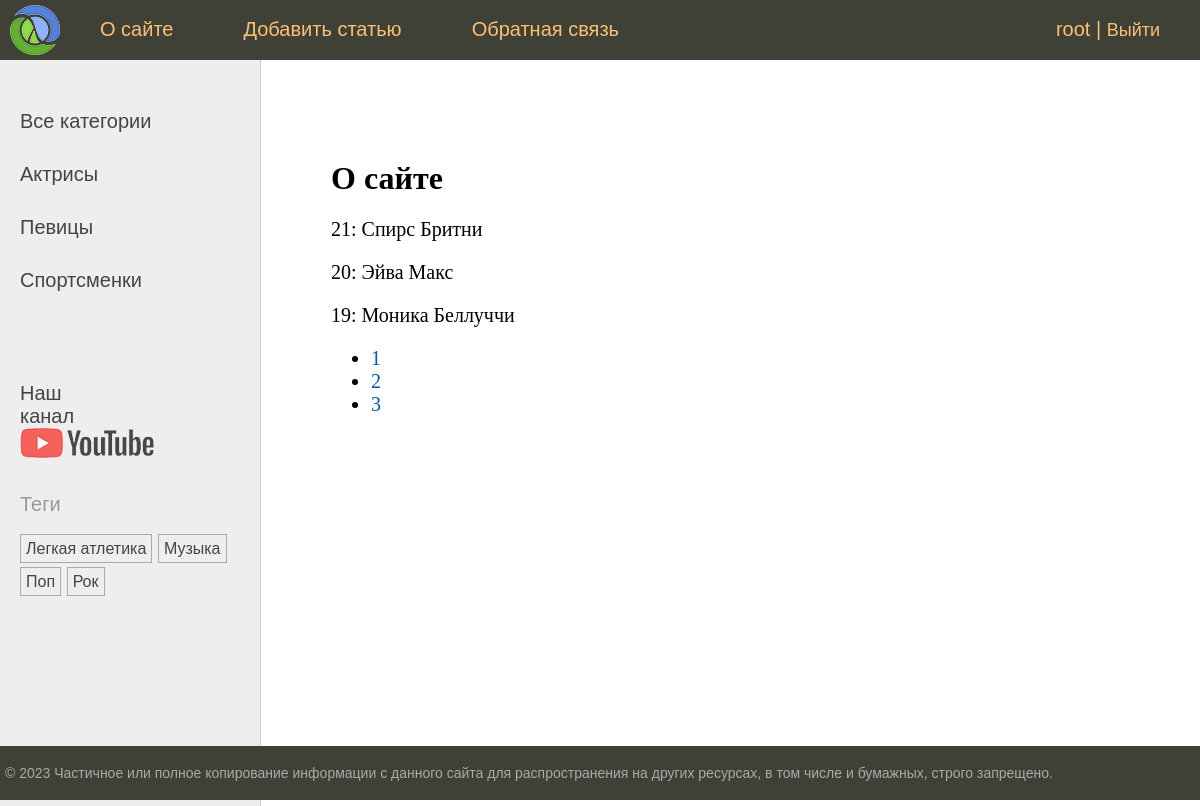
The app's page /about/ (signed in), older data.
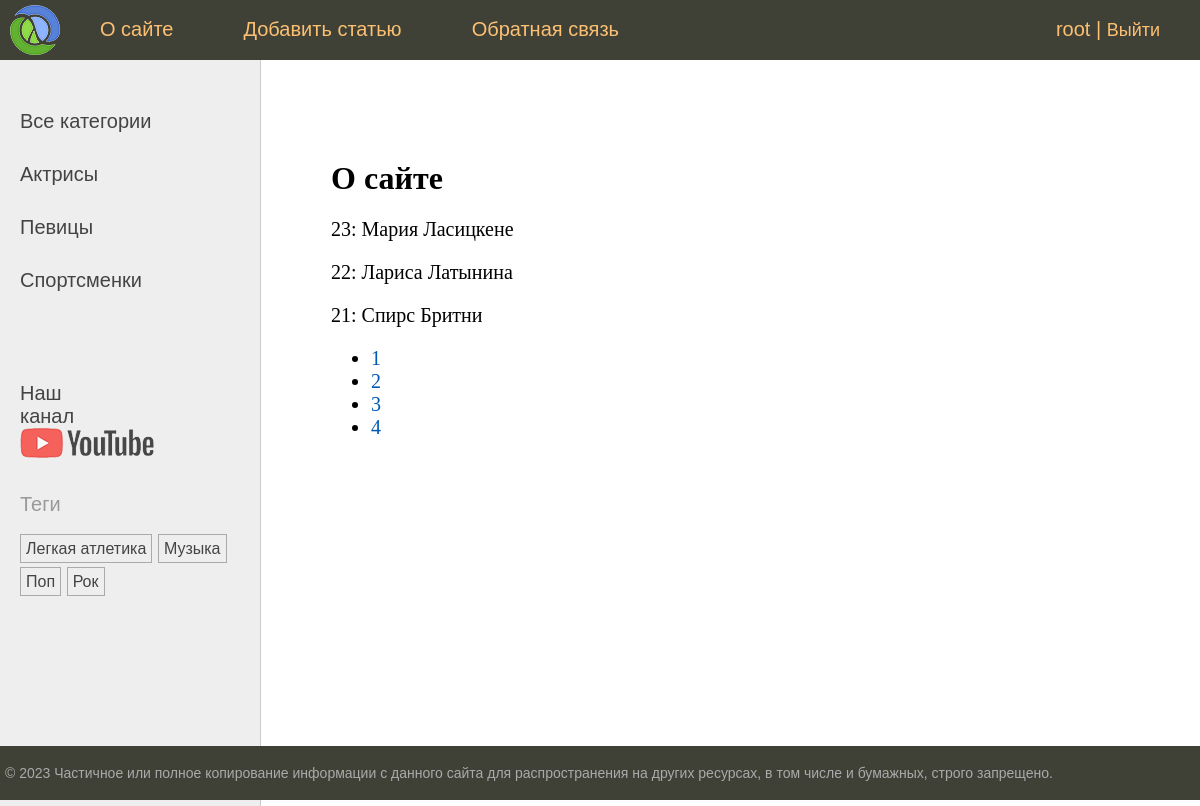
The same page, newer data.
### women/models.py (models this page shows, shortened)
class Category(models.Model):
    name = models.CharField(
        max_length=100,
        db_index=True,
        verbose_name='Категория'
    )
    slug = models.SlugField(
        max_length=255,
        unique=True,
        db_index=True,
        verbose_name='Slug'
    )
    class Meta:
        verbose_name = 'Категория'
        verbose_name_plural = 'Категории'
    def get_absolute_url(self):
        return reverse("category", kwargs={"cat_slug": self.slug})

class TagPost(models.Model):
    tag = models.CharField(
        max_length=100,
        db_index=True
    )
    slug = models.SlugField(
        max_length=255,
        unique=True,
        db_index=True
    )
    def get_absolute_url(self):
        return reverse('tag', kwargs={'tag_slug': self.slug})

class Women(models.Model):
    class Status(models.IntegerChoices):
        DRAFT = (0, 'Черновик',)
        PUBLISHED = (1, 'Опубликована',)
    title = models.CharField(
        max_length=255,
        verbose_name='Заголовок'
    )
    slug = models.SlugField(
        max_length=255,
        unique=True,
        db_index=True,
        verbose_name='Slug',
        validators=[
            MinLengthValidator(
                limit_value=5,
                message="Минимум 5 символов"
            ),
            MaxLengthValidator(
                limit_value=100,
                message="Максимум 100 символов"
            ),
        ],
    )
    photos = models.ImageField(
        upload_to="photos/%Y/%m/%d/",
        default=None,
        blank=True,
        null=True,
        verbose_name="Фото"
    )
    content = models.TextField(
        blank=True,
        verbose_name='Текст статьи'
    )
    time_create = models.DateTimeField(
        auto_now_add=True,
        verbose_name='Время создания'
    )
    time_update = models.DateTimeField(
        auto_now=True,
        verbose_name='Время обновления'
    )
    is_published = models.BooleanField(
        choices=tuple(map(lambda x: (bool(x[0]), x[1]), Status.choices)),
        default=Status.PUBLISHED,
        verbose_name='Статус'
    )
    cat = models.ForeignKey(
        'Category',
        on_delete=models.PROTECT,
        related_name='posts',
        verbose_name='Категория'
    )
    tags = models.ManyToManyField(
        'TagPost',
        blank=True,
        related_name='tags',
        verbose_name='Теги'
    )
    husband = models.OneToOneField(
        'Husband',
        on_delete=models.SET_NULL,
        null=True,
        blank=True,
        related_name='wom',
        verbose_name='Муж'
    )
    author = models.ForeignKey(
        get_user_model(),
        on_delete=models.SET_NULL,
        related_name="posts",
        null=True,
        default=None
    )
    objects = models.Manager()
    published = PublishedManager()
    class Meta:
        verbose_name = 'Известные женщины'
        verbose_name_plural = 'Известные женщины'
        ordering = ['-time_create']
        indexes = [
            models.Index(fields=['-time_create'])
        ]

### women/views.py (the view)
# urls.py: path('about/', views.about, name='about'),
@login_required
def about(request: HttpRequest):
    contact_list = Women.objects.all()
    paginator = Paginator(contact_list, 3)
    page_number = request.GET.get("page")
    page_obj = paginator.get_page(page_number)
    return render(request, 'women/about.html', {
        "title": "О сайте",
        "page_obj": page_obj
    })

### users/context_processors.py (called while the page is built)
def get_women_context(request):
    return {"main_menu": menu}

### women/templatetags/women_tags.py (called while the page is built)
@register.inclusion_tag('women/list_categories.html')
def show_categories(cat_selected=0):
    cats = Category.objects.annotate(total=Count('posts')).filter(total__gt=0)
    return {'cats': cats, "cat_selected": cat_selected}

@register.inclusion_tag('women/list_tags.html')
def show_all_tags(cat_selected=0):
    tags = TagPost.objects.annotate(total=Count('tags')).filter(total__gt=0)
    return {'tags': tags}

### women/templates/women/about.html
{% extends 'base.html' %}
{% block content %}
<h1>{{title}}</h1>
{% for item in page_obj %}
<p>{{ item.pk }}: {{ item.title }}</p>
{% endfor %}
<nav>
    <ul>
        {% for p in page_obj.paginator.page_range %}
        <li>
            <a href="?page={{ p }}">{{ p }}</a>
        </li>
        {% endfor %}
    </ul>
</nav>
{% endblock %}

### templates/base.html (shortened to what this page needs)
{% load static %} {% load women_tags %}
<!DOCTYPE html>
<html>
  <head>
    <link
      type="text/css"
      href="{% static 'women/css/styles.css' %}"
      rel="stylesheet"
    />
  </head>
  <body>
    <table class="table-page" border="0" cellpadding="0" cellspacing="0">
      <tr>
        <td valign="top">
          {% block mainmenu %}
          <div class="header">
            <ul id="mainmenu" class="mainmenu">
              <li class="logo">
                <a href="{% url 'home' %}"><div class="logo"></div></a>
              </li>
              {% for m in main_menu %}
              <li>
                <a href="{% url m.urlpath %}">{{m.title}}</a>
              </li>
              {% endfor %} {% if user.is_authenticated %}
              <li class="last">
                <a href="{% url 'users:profile' %}">{{ user.username }}</a> |
                <form
                  action="{% url 'users:logout' %}"
                  method="post"
                  style="display: inline"
                >
                  <button
                    style="
                      background: none;
                      font-size: 18px;
                      border: none;
                      padding: 0;
                      color: #fdc073;
                      cursor: pointer;
                    "
                  >
                    Выйти
                  </button>
                </form>
              </li>
              {% else %}
              <li class="last">
                <a href="{% url 'users:login' %}">Войти</a> |
                <a href="{% url 'users:register' %}">Регистрация</a>
              </li>
              {% endif %}
            </ul>
          </div>
          {% endblock mainmenu %}
          <table
            class="table-content"
            border="0"
            cellpadding="0"
            cellspacing="0"
          >
            <tr>
              <td valign="top" class="left-chapters">
                <ul id="leftchapters">
                  {% if cat_selected == 0 %}
                  <li class="selected">Все категории</li>
                  {% else %}
                  <li><a href="{% url 'home' %}">Все категории</a></li>
                  {% endif %} {% show_categories cat_selected%}
                  <li class="share">
                    <p>Наш канал</p>
                    <a
                      class="share-yt"
                      href="https://www.youtube.com/channel/UClJzWfGWuGJL2t-3dYKcHTA/playlists"
                      target="_blank"
                      rel="nofollow"
                    ></a>
                  </li>
                  <li>{% show_all_tags %}</li>
                </ul>
              </td>
              <td valign="top" class="content">
                <div class="content-text">
                  {% block content %} {% endblock %}
                </div>
              </td>
            </tr>
          </table>
        </td>
      </tr>
      <tr>
        <td valign="top">
          <div id="footer">
            <p>
              &copy; 2023 Частичное или полное копирование информации с данного
              сайта для распространения на других ресурсах, в том числе и
              бумажных, строго запрещено.
            </p>
          </div>
        </td>
      </tr>
    </table>
  </body>
</html>

### women/templates/women/list_categories.html
{% for cat in cats   %}
{% if cat.id == cat_selected %}
<li class="selected">{{ cat.name }}</li>
{% else %}
<li><a href="{{ cat.get_absolute_url }}">{{  cat.name }}</li>
{% endif %}
{% endfor %}

### women/templates/women/list_tags.html (shortened to what this page needs)
{% if tags %}
    <p>Теги</p>
    <ul class="tags-list">
        {% for t in tags %}
        <li><a href="{{ t.get_absolute_url }}">{{ t.tag }}</a></li>
        {% endfor %}
    </ul>
{% endif %}

Row changes from the older to the newer data that the page shows:
no longer on this page (row unchanged): Women: pk "20", title "Эйва Макс"
no longer on this page (row unchanged): Women: pk "19", title "Моника Беллуччи"
added Women: pk "23", title "Мария Ласицкене"
added Women: pk "22", title "Лариса Латынина"
Text that changed along with them:
new list line: "4"
